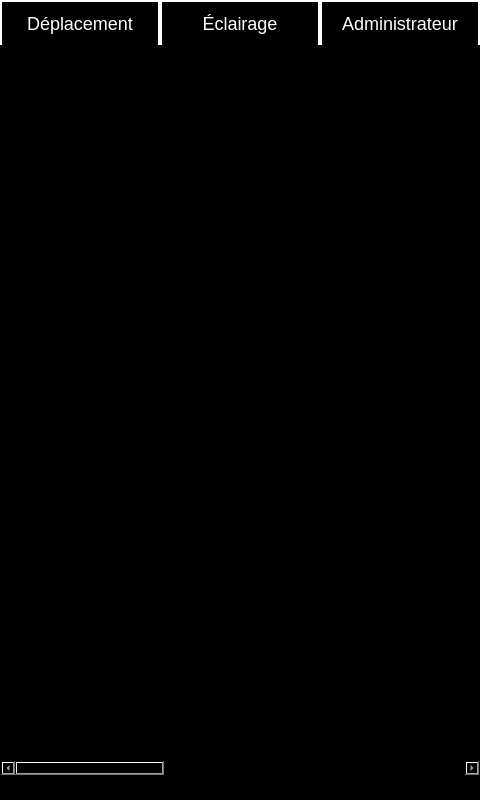
<?xml version="1.0" encoding="UTF-8"?>
<ui version="4.0">
 <class>MainWindow</class>
 <widget class="QMainWindow" name="MainWindow">
  <property name="geometry">
   <rect>
    <x>0</x>
    <y>0</y>
    <width>480</width>
    <height>800</height>
   </rect>
  </property>
  <property name="windowTitle">
   <string>MainWindow</string>
  </property>
  <property name="tabShape">
   <enum>QTabWidget::Rounded</enum>
  </property>
  <widget class="QWidget" name="centralWidget">
   <property name="font">
    <font>
     <pointsize>18</pointsize>
    </font>
   </property>
   <property name="autoFillBackground">
    <bool>false</bool>
   </property>
   <property name="styleSheet">
    <string notr="true">QWidget {background-color: black; color: white}
QPushButton{color: black; }
QLabel{font: 18 px; color: white}
QLabel{color: white}
QTabBar::tab {color:white; background: transparent; 
border-top: 2px solid white; 
border-left: 2px solid white; 
border-right: 2px solid white; 

padding: 10px; font: 18px; width: 136px
}
QTabWidget::pane { /* The tab widget frame */
    border-top: 0px solid black;
}

QTabWidget::tab-bar {
    left: 0px;/* move to the right by 5px */
}
</string>
   </property>
   <widget class="QTabWidget" name="tabMain">
    <property name="geometry">
     <rect>
      <x>0</x>
      <y>0</y>
      <width>480</width>
      <height>800</height>
     </rect>
    </property>
    <property name="font">
     <font>
      <pointsize>14</pointsize>
     </font>
    </property>
    <property name="contextMenuPolicy">
     <enum>Qt::DefaultContextMenu</enum>
    </property>
    <property name="currentIndex">
     <number>0</number>
    </property>
    <widget class="QWidget" name="tabUser">
     <property name="styleSheet">
      <string notr="true"/>
     </property>
     <attribute name="title">
      <string>Déplacement</string>
     </attribute>
     <widget class="QScrollArea" name="scrollArea">
      <property name="geometry">
       <rect>
        <x>0</x>
        <y>0</y>
        <width>480</width>
        <height>731</height>
       </rect>
      </property>
      <property name="sizePolicy">
       <sizepolicy hsizetype="Fixed" vsizetype="Expanding">
        <horstretch>10</horstretch>
        <verstretch>0</verstretch>
       </sizepolicy>
      </property>
      <property name="styleSheet">
       <string notr="true"/>
      </property>
      <property name="horizontalScrollBarPolicy">
       <enum>Qt::ScrollBarAlwaysOn</enum>
      </property>
      <property name="sizeAdjustPolicy">
       <enum>QAbstractScrollArea::AdjustToContents</enum>
      </property>
      <property name="widgetResizable">
       <bool>false</bool>
      </property>
      <property name="alignment">
       <set>Qt::AlignCenter</set>
      </property>
      <widget class="QWidget" name="scrollAreaWidgetContents_3">
       <property name="enabled">
        <bool>true</bool>
       </property>
       <property name="geometry">
        <rect>
         <x>-458</x>
         <y>7</y>
         <width>1440</width>
         <height>700</height>
        </rect>
       </property>
       <property name="styleSheet">
        <string notr="true"/>
       </property>
       <widget class="QPushButton" name="btnOn">
        <property name="geometry">
         <rect>
          <x>590</x>
          <y>20</y>
          <width>201</width>
          <height>211</height>
         </rect>
        </property>
        <property name="cursor">
         <cursorShape>ArrowCursor</cursorShape>
        </property>
        <property name="autoFillBackground">
         <bool>false</bool>
        </property>
        <property name="styleSheet">
         <string notr="true"/>
        </property>
        <property name="text">
         <string/>
        </property>
        <property name="icon">
         <iconset resource="ressources.qrc">
          <normaloff>:/images/left-arrow-button.png</normaloff>
          <normalon>:/images/left-arrow-button (1).png</normalon>:/images/left-arrow-button.png</iconset>
        </property>
        <property name="iconSize">
         <size>
          <width>200</width>
          <height>200</height>
         </size>
        </property>
        <property name="default">
         <bool>false</bool>
        </property>
        <property name="flat">
         <bool>true</bool>
        </property>
       </widget>
       <widget class="QPushButton" name="btnOff">
        <property name="geometry">
         <rect>
          <x>590</x>
          <y>300</y>
          <width>201</width>
          <height>201</height>
         </rect>
        </property>
        <property name="text">
         <string/>
        </property>
        <property name="icon">
         <iconset resource="ressources.qrc">
          <normaloff>:/images/right-arrow-button.png</normaloff>
          <normalon>:/images/right-arrow-button.png</normalon>:/images/right-arrow-button.png</iconset>
        </property>
        <property name="iconSize">
         <size>
          <width>200</width>
          <height>200</height>
         </size>
        </property>
        <property name="flat">
         <bool>true</bool>
        </property>
       </widget>
       <widget class="QLabel" name="label">
        <property name="geometry">
         <rect>
          <x>720</x>
          <y>570</y>
          <width>121</width>
          <height>51</height>
         </rect>
        </property>
        <property name="font">
         <font>
          <weight>2</weight>
          <italic>false</italic>
          <bold>false</bold>
         </font>
        </property>
        <property name="text">
         <string>gallons</string>
        </property>
       </widget>
       <widget class="QLCDNumber" name="lcdWaterCons">
        <property name="geometry">
         <rect>
          <x>520</x>
          <y>550</y>
          <width>141</width>
          <height>81</height>
         </rect>
        </property>
        <property name="frameShape">
         <enum>QFrame::Box</enum>
        </property>
        <property name="frameShadow">
         <enum>QFrame::Plain</enum>
        </property>
        <property name="smallDecimalPoint">
         <bool>false</bool>
        </property>
        <property name="segmentStyle">
         <enum>QLCDNumber::Flat</enum>
        </property>
       </widget>
      </widget>
     </widget>
    </widget>
    <widget class="QWidget" name="tabLight">
     <attribute name="title">
      <string>Éclairage</string>
     </attribute>
     <widget class="QPushButton" name="btnL1">
      <property name="geometry">
       <rect>
        <x>130</x>
        <y>20</y>
        <width>120</width>
        <height>480</height>
       </rect>
      </property>
      <property name="text">
       <string/>
      </property>
      <property name="icon">
       <iconset resource="ressources.qrc">
        <normaloff>:/images/BOUTON - CUISINE (NUIT).png</normaloff>:/images/BOUTON - CUISINE (NUIT).png</iconset>
      </property>
      <property name="iconSize">
       <size>
        <width>400</width>
        <height>400</height>
       </size>
      </property>
      <property name="flat">
       <bool>true</bool>
      </property>
     </widget>
     <widget class="QPushButton" name="btnL2">
      <property name="geometry">
       <rect>
        <x>250</x>
        <y>20</y>
        <width>71</width>
        <height>480</height>
       </rect>
      </property>
      <property name="text">
       <string/>
      </property>
      <property name="icon">
       <iconset resource="ressources.qrc">
        <normaloff>:/images/BOUTON - SALLE DE BAIN (NUIT).png</normaloff>
        <normalon>:/images/BOUTON - SALLE DE BAIN (JOUR).png</normalon>:/images/BOUTON - SALLE DE BAIN (NUIT).png</iconset>
      </property>
      <property name="iconSize">
       <size>
        <width>400</width>
        <height>400</height>
       </size>
      </property>
      <property name="flat">
       <bool>true</bool>
      </property>
     </widget>
    </widget>
    <widget class="QWidget" name="tabAdmin">
     <property name="styleSheet">
      <string notr="true">QPushButton { background-color: white }</string>
     </property>
     <attribute name="title">
      <string>Administrateur</string>
     </attribute>
     <widget class="QPushButton" name="btnQuit">
      <property name="geometry">
       <rect>
        <x>180</x>
        <y>160</y>
        <width>113</width>
        <height>32</height>
       </rect>
      </property>
      <property name="palette">
       <palette>
        <active>
         <colorrole role="WindowText">
          <brush brushstyle="SolidPattern">
           <color alpha="255">
            <red>0</red>
            <green>0</green>
            <blue>0</blue>
           </color>
          </brush>
         </colorrole>
         <colorrole role="Button">
          <brush brushstyle="SolidPattern">
           <color alpha="255">
            <red>255</red>
            <green>255</green>
            <blue>255</blue>
           </color>
          </brush>
         </colorrole>
         <colorrole role="Text">
          <brush brushstyle="SolidPattern">
           <color alpha="255">
            <red>0</red>
            <green>0</green>
            <blue>0</blue>
           </color>
          </brush>
         </colorrole>
         <colorrole role="ButtonText">
          <brush brushstyle="SolidPattern">
           <color alpha="255">
            <red>0</red>
            <green>0</green>
            <blue>0</blue>
           </color>
          </brush>
         </colorrole>
         <colorrole role="Base">
          <brush brushstyle="SolidPattern">
           <color alpha="255">
            <red>255</red>
            <green>255</green>
            <blue>255</blue>
           </color>
          </brush>
         </colorrole>
         <colorrole role="Window">
          <brush brushstyle="SolidPattern">
           <color alpha="255">
            <red>255</red>
            <green>255</green>
            <blue>255</blue>
           </color>
          </brush>
         </colorrole>
        </active>
        <inactive>
         <colorrole role="WindowText">
          <brush brushstyle="SolidPattern">
           <color alpha="255">
            <red>0</red>
            <green>0</green>
            <blue>0</blue>
           </color>
          </brush>
         </colorrole>
         <colorrole role="Button">
          <brush brushstyle="SolidPattern">
           <color alpha="255">
            <red>255</red>
            <green>255</green>
            <blue>255</blue>
           </color>
          </brush>
         </colorrole>
         <colorrole role="Text">
          <brush brushstyle="SolidPattern">
           <color alpha="255">
            <red>0</red>
            <green>0</green>
            <blue>0</blue>
           </color>
          </brush>
         </colorrole>
         <colorrole role="ButtonText">
          <brush brushstyle="SolidPattern">
           <color alpha="255">
            <red>0</red>
            <green>0</green>
            <blue>0</blue>
           </color>
          </brush>
         </colorrole>
         <colorrole role="Base">
          <brush brushstyle="SolidPattern">
           <color alpha="255">
            <red>255</red>
            <green>255</green>
            <blue>255</blue>
           </color>
          </brush>
         </colorrole>
         <colorrole role="Window">
          <brush brushstyle="SolidPattern">
           <color alpha="255">
            <red>255</red>
            <green>255</green>
            <blue>255</blue>
           </color>
          </brush>
         </colorrole>
        </inactive>
        <disabled>
         <colorrole role="WindowText">
          <brush brushstyle="SolidPattern">
           <color alpha="255">
            <red>0</red>
            <green>0</green>
            <blue>0</blue>
           </color>
          </brush>
         </colorrole>
         <colorrole role="Button">
          <brush brushstyle="SolidPattern">
           <color alpha="255">
            <red>255</red>
            <green>255</green>
            <blue>255</blue>
           </color>
          </brush>
         </colorrole>
         <colorrole role="Text">
          <brush brushstyle="SolidPattern">
           <color alpha="255">
            <red>0</red>
            <green>0</green>
            <blue>0</blue>
           </color>
          </brush>
         </colorrole>
         <colorrole role="ButtonText">
          <brush brushstyle="SolidPattern">
           <color alpha="255">
            <red>0</red>
            <green>0</green>
            <blue>0</blue>
           </color>
          </brush>
         </colorrole>
         <colorrole role="Base">
          <brush brushstyle="SolidPattern">
           <color alpha="255">
            <red>255</red>
            <green>255</green>
            <blue>255</blue>
           </color>
          </brush>
         </colorrole>
         <colorrole role="Window">
          <brush brushstyle="SolidPattern">
           <color alpha="255">
            <red>255</red>
            <green>255</green>
            <blue>255</blue>
           </color>
          </brush>
         </colorrole>
        </disabled>
       </palette>
      </property>
      <property name="text">
       <string>Quit</string>
      </property>
      <property name="autoDefault">
       <bool>false</bool>
      </property>
     </widget>
    </widget>
   </widget>
  </widget>
 </widget>
 <layoutdefault spacing="6" margin="11"/>
 <resources>
  <include location="ressources.qrc"/>
 </resources>
 <connections/>
</ui>
